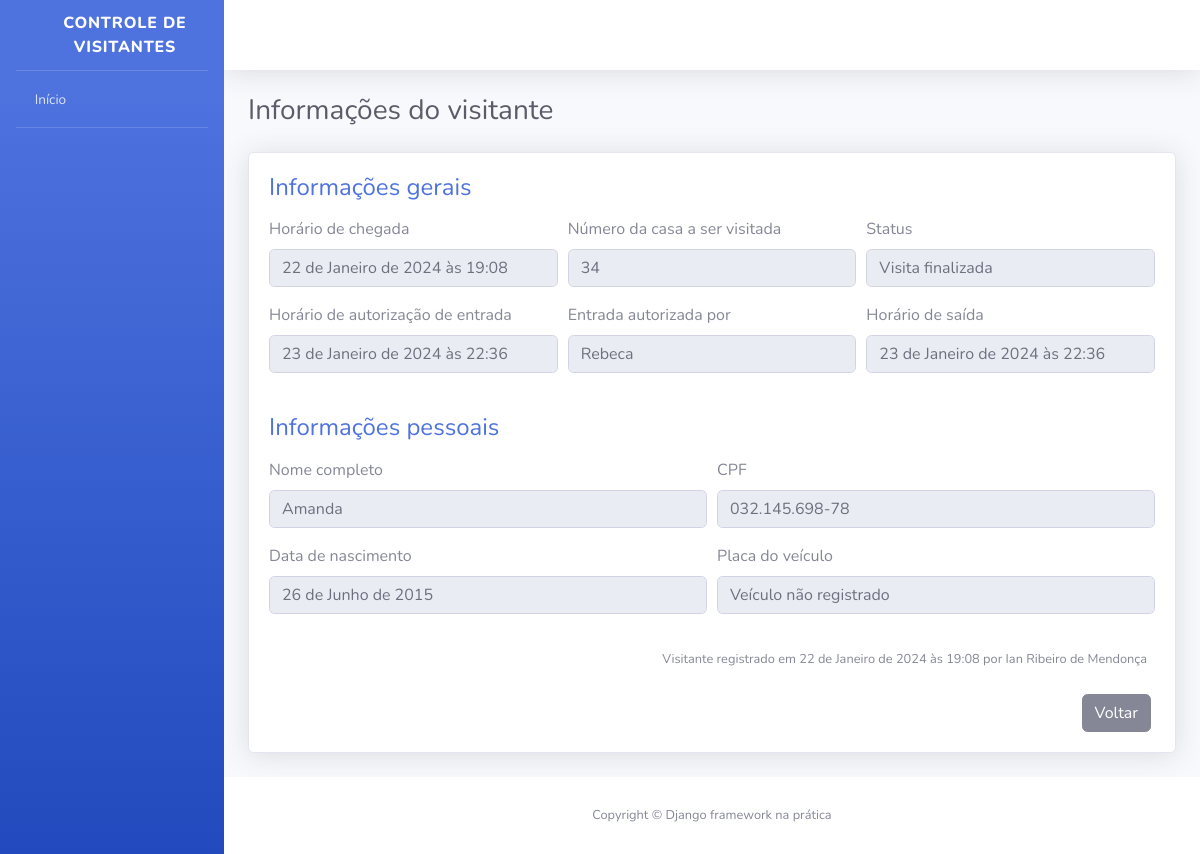
The app's page /informacoes-visitante/5/ (signed in) with its own data.
### apps/visitantes/models.py (models this page shows, shortened)
class Visitante(models.Model):
    STATUS_VISITANTE = [
        ("AGUARDANDO", "Aguardando autorização"),
        ("EM_VISITA", "Em visita"),
        ("FINALIZADO", "Visita finalizada")
    ]
    status = models.CharField(
        verbose_name="Status",
        max_length=10,
        choices=STATUS_VISITANTE,
        default="AGUARDANDO"
    )
    nome_completo = models.CharField(
        verbose_name="Nome completo",
        max_length=60
    )
    cpf = models.CharField(
        verbose_name="CPF",
        max_length=11
    )
    data_nascimento = models.DateField(
        verbose_name="Data de nascimento",
        auto_now=False,
        auto_now_add=False
    )
    numero_casa = models.PositiveSmallIntegerField(
        verbose_name="Número da casa a ser visitada"
    )
    placa_veiculo = models.CharField(
        verbose_name="Placa do veículo",
        max_length=7,
        blank=True,
        null=True
    )
    horario_chegada = models.DateTimeField(
        verbose_name="Horário de chegada na portaria",
        auto_now_add=True,
        auto_now=False
    )
    horario_saida = models.DateTimeField(
        verbose_name="Horário de saída do condomínio",
        auto_now=False,
        auto_now_add=False,
        blank=True,
        null=True
    )
    horario_autorizacao = models.DateTimeField(
        verbose_name="Horário da autorização de entrada",
        auto_now=False,
        auto_now_add=False,
        blank=True,
        null=True
    )
    morador_responsavel = models.CharField(
        verbose_name="Nome do morador que autorizou a entrada do visitante",
        max_length=60,
        blank=True,
        null=True
    )
    registrado_por = models.ForeignKey(
        "porteiros.Porteiro",
        verbose_name="Porteiro responsável pelo registro",
        on_delete=models.PROTECT
    )
    def get_placa_veiculo(self):
        if self.placa_veiculo:
            return self.placa_veiculo
        return "Veículo não registrado"
    def get_horario_saida(self):
        if self.horario_saida:
            return self.horario_saida
        return "Horário de saída não registrado"
    def get_horario_autorizacao(self):
        if self.horario_autorizacao:
            return self.horario_autorizacao
        return "Visitante aguardando autorização"
    def get_morador_responsavel(self):
        if self.morador_responsavel:
            return self.morador_responsavel
        return "Visitante aguardando autorização"
    def get_cpf(self):
        if self.cpf:
            cpf = str(self.cpf)
            cpf_parte_1 = cpf[0:3]
            cpf_parte_2 = cpf[3:6]
            cpf_parte_3 = cpf[6:9]
            cpf_parte_4 = cpf[9:]
            return f"{cpf_parte_1}.{cpf_parte_2}.{cpf_parte_3}-{cpf_parte_4}"
    class Meta:
        verbose_name = "Visitante"
        verbose_name_plural = "Visitantes"
        db_table = "visitante"

### apps/porteiros/models.py (models this page shows)
class Porteiro(models.Model):
    usuario = models.OneToOneField(
        "usuarios.Usuario",
        verbose_name="Usuário",
        on_delete=models.PROTECT
    )
    nome_completo = models.CharField(
        verbose_name="Nome completo",
        max_length=60
    )
    cpf = models.CharField(
        verbose_name="CPF",
        max_length=11
    )
    telefone = models.CharField(
        verbose_name="Telefone",
        max_length=11
    )
    data_nascimento = models.DateField(
        verbose_name="Data de nascimento",
        auto_now=False,
        auto_now_add=False
    )
    class Meta:
        verbose_name = "Porteiro"
        verbose_name_plural = "Porteiros"
        db_table = "porteiro"
    def __str__(self):
        return self.nome_completo

### apps/visitantes/views.py (the view, shortened to what this page needs)
# urls.py: path('informacoes-visitante/<int:id>/', informacoes_visitante, name='informacoes_visitante'),
@login_required
def informacoes_visitante(request, id):
    visitante = get_object_or_404(Visitante, id=id)
    form = AutorizaVisitanteForm()
    context = {
        "nome_pagina": "Informações do visitante",
        "visitante": visitante,
        "form": form
    }
    return render(request, "informacoes_visitante.html", context)

### apps/visitantes/forms.py
class AutorizaVisitanteForm(forms.ModelForm):
    class Meta:
        morador_responsavel = forms.CharField(required=True)
        model = Visitante
        fields = [
            'morador_responsavel'
        ]
        error_messages = {
            "morador_responsavel": {
                "required": "Por favor informe o nome do morador responsável por autorizar a entrada do visitante"
            }
        }

### templates/informacoes_visitante.html (shortened to what this page needs)
{% extends "base.html" %}
{% load widget_tweaks %}
{% block conteudo %}
<div class="container">
    <div class="d-sm-flex align-items-center justify-content-between mb-4">
        <h1 class="h3 mb-0 text-gray-800">{{ nome_pagina }}</h1>
    </div>
    <div class="card shadow mb-4">
        <div class="card-body">
            <h4 class="mb-3 text-primary">
                Informações gerais
            </h4>
            <form>
                <div class="form-row">
                    <div class="form-group col-md-4">
                        <label>Horário de chegada</label>
                        <input type="text" class="form-control" value="{{ visitante.horario_chegada }}" disabled>
                    </div>
                    <div class="form-group col-md-4">
                        <label>Número da casa a ser visitada</label>
                        <input type="text" class="form-control" value="{{ visitante.numero_casa }}" disabled>
                    </div>
                    <div class="form-group col-md-4">
                        <label>Status</label>
                        <input type="text" class="form-control" value="{{ visitante.get_status_display }}" disabled>
                    </div>
                </div>
                <div class="form-row">
                    <div class="form-group col-md-4">
                        <label>Horário de autorização de entrada</label>
                        <input type="text" class="form-control" value="{{ visitante.get_horario_autorizacao }}" disabled>
                    </div>
                    <div class="form-group col-md-4">
                        <label>Entrada autorizada por</label>
                        <input type="text" class="form-control" value="{{ visitante.get_morador_responsavel }}" disabled>
                    </div>
                    <div class="form-group col-md-4">
                        <label>Horário de saída</label>
                        <input type="text" class="form-control" value="{{ visitante.get_horario_saida }}" disabled>
                    </div>
                </div>
            </form>
            <h4 class="mb-3 mt-4 text-primary">
                Informações pessoais
            </h4>
            <form>
                <div class="form-row">
                    <div class="form-group col-md-6">
                        <label>Nome completo</label>
                        <input type="text" class="form-control" value="{{ visitante.nome_completo}}" disabled>
                    </div>
                    <div class="form-group col-md-6">
                        <label>CPF</label>
                        <input type="text" class="form-control" value="{{ visitante.get_cpf }}" disabled>
                    </div>
                </div>
                <div class="form-row">
                    <div class="form-group col-md-6">
                        <label>Data de nascimento</label>
                        <input type="text" class="form-control" value="{{ visitante.data_nascimento}}" disabled>
                    </div>
                    <div class="form-group col-md-6">
                        <label>Placa do veículo</label>
                        <input type="text" class="form-control" value="{{ visitante.get_placa_veiculo }}" disabled>
                    </div>
                </div>
            </form>
            <p class="mr-2 mt-3 mb-4 text-right">
                <small>
                    Visitante registrado em {{ visitante.horario_chegada}} por {{ visitante.registrado_por}}
                </small>
            </p>
            <div class="mr-1 text-right">
                <a href="{% url 'index' %}" class="btn btn-secondary text-white" type="button">
                    <span class="text">Voltar</span>
                </a>
            </div>
        </div>
    </div>
</div>
{% endblock %}

### records on screen
Visitante: horario_chegada "22 de Janeiro de 2024 às 19:08", numero_casa "34", status "Visita finalizada", get_horario_autorizacao "23 de Janeiro de 2024 às 22:36", get_morador_responsavel "Rebeca", get_horario_saida "23 de Janeiro de 2024 às 22:36", nome_completo "Amanda", get_cpf "032.145.698-78", data_nascimento "26 de Junho de 2015", get_placa_veiculo "Veículo não registrado", registrado_por "Ian Ribeiro de Mendonça"

### other values on screen
{{ nome_pagina }} "Informações do visitante"
